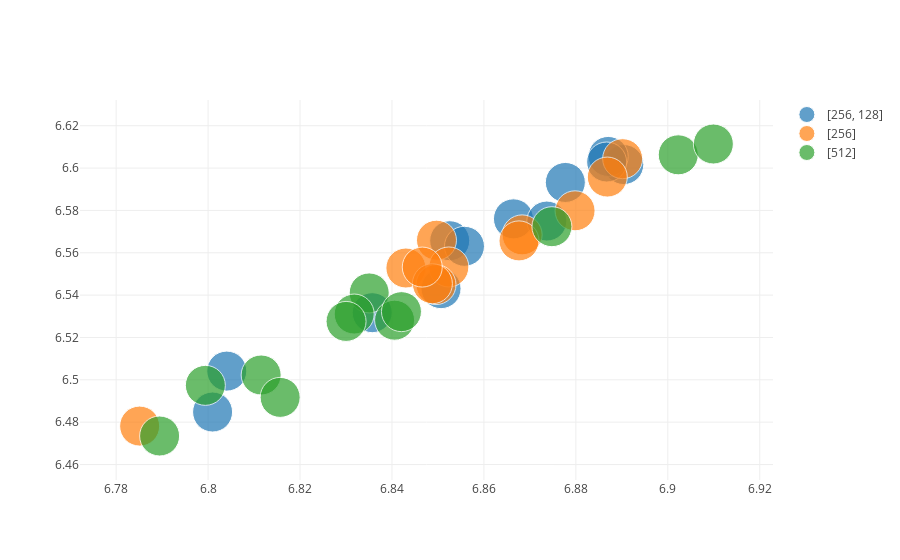

The cell this chart's notebook holds for it:
### Code cell
graph_results(b,'full',['drop', 'fulldrop','nlayers', 'lag'])

### Figure 1 — Plotly figure (JSON) as saved in the notebook; plotly's stock layout.template omitted (floating-point values rounded to 4 significant figures)
{"data": [{"marker": {"size": [40, 40, 40, 40, 40, 40, 40, 40, 40, 40, 40, 40]}, "mode": "markers", "name": "[256, 128]", "text": ["drop:0.3-fulldrop:0.0-nlayers:2-lag:12-full:[256, 128]", "drop:0.3-fulldrop:0.05-nlayers:2-lag:12-full:[256, 128]", "drop:0.3-fulldrop:0.1-nlayers:2-lag:12-full:[256, 128]", "drop:0.3-fulldrop:0.0-nlayers:2-lag:18-full:[256, 128]", "drop:0.3-fulldrop:0.05-nlayers:2-lag:18-full:[256, 128]", "drop:0.3-fulldrop:0.1-nlayers:2-lag:18-full:[256, 128]", "drop:0.4-fulldrop:0.0-nlayers:2-lag:12-full:[256, 128]", "drop:0.4-fulldrop:0.05-nlayers:2-lag:12-full:[256, 128]", "drop:0.4-fulldrop:0.1-nlayers:2-lag:12-full:[256, 128]", "drop:0.4-fulldrop:0.0-nlayers:2-lag:18-full:[256, 128]", "drop:0.4-fulldrop:0.05-nlayers:2-lag:18-full:[256, 128]", "drop:0.4-fulldrop:0.1-nlayers:2-lag:18-full:[256, 128]"], "type": "scatter", "uid": "2941fb03-b928-4d86-9b1c-ec5d13dc25e4", "x": [6.866, 6.89, 6.887, 6.804, 6.836, 6.878, 6.874, 6.887, 6.853, 6.801, 6.851, 6.856], "y": [6.576, 6.602, 6.605, 6.504, 6.532, 6.593, 6.575, 6.603, 6.566, 6.485, 6.543, 6.563]}, {"marker": {"size": [40, 40, 40, 40, 40, 40, 40, 40, 40, 40, 40, 40]}, "mode": "markers", "name": "[256]", "text": ["drop:0.3-fulldrop:0.0-nlayers:2-lag:12-full:[256]", "drop:0.3-fulldrop:0.05-nlayers:2-lag:12-full:[256]", "drop:0.3-fulldrop:0.1-nlayers:2-lag:12-full:[256]", "drop:0.3-fulldrop:0.0-nlayers:2-lag:18-full:[256]", "drop:0.3-fulldrop:0.05-nlayers:2-lag:18-full:[256]", "drop:0.3-fulldrop:0.1-nlayers:2-lag:18-full:[256]", "drop:0.4-fulldrop:0.0-nlayers:2-lag:12-full:[256]", "drop:0.4-fulldrop:0.05-nlayers:2-lag:12-full:[256]", "drop:0.4-fulldrop:0.1-nlayers:2-lag:12-full:[256]", "drop:0.4-fulldrop:0.0-nlayers:2-lag:18-full:[256]", "drop:0.4-fulldrop:0.05-nlayers:2-lag:18-full:[256]", "drop:0.4-fulldrop:0.1-nlayers:2-lag:18-full:[256]"], "type": "scatter", "uid": "7f2bc1f4-6064-4d5f-8075-2366cbc30df1", "x": [6.85, 6.89, 6.852, 6.843, 6.88, 6.887, 6.85, 6.868, 6.868, 6.785, 6.849, 6.847], "y": [6.566, 6.604, 6.553, 6.553, 6.58, 6.596, 6.545, 6.568, 6.566, 6.478, 6.545, 6.553]}, {"marker": {"size": [40, 40, 40, 40, 40, 40, 40, 40, 40, 40, 40, 40]}, "mode": "markers", "name": "[512]", "text": ["drop:0.3-fulldrop:0.0-nlayers:2-lag:12-full:[512]", "drop:0.3-fulldrop:0.05-nlayers:2-lag:12-full:[512]", "drop:0.3-fulldrop:0.1-nlayers:2-lag:12-full:[512]", "drop:0.3-fulldrop:0.0-nlayers:2-lag:18-full:[512]", "drop:0.3-fulldrop:0.05-nlayers:2-lag:18-full:[512]", "drop:0.3-fulldrop:0.1-nlayers:2-lag:18-full:[512]", "drop:0.4-fulldrop:0.0-nlayers:2-lag:12-full:[512]", "drop:0.4-fulldrop:0.05-nlayers:2-lag:12-full:[512]", "drop:0.4-fulldrop:0.1-nlayers:2-lag:12-full:[512]", "drop:0.4-fulldrop:0.0-nlayers:2-lag:18-full:[512]", "drop:0.4-fulldrop:0.05-nlayers:2-lag:18-full:[512]", "drop:0.4-fulldrop:0.1-nlayers:2-lag:18-full:[512]"], "type": "scatter", "uid": "6cba356f-a499-4444-aef3-b684f3c43635", "x": [6.835, 6.841, 6.902, 6.832, 6.875, 6.83, 6.789, 6.842, 6.91, 6.812, 6.799, 6.816], "y": [6.541, 6.528, 6.606, 6.531, 6.572, 6.528, 6.473, 6.532, 6.611, 6.502, 6.497, 6.492]}], "layout": {}}
